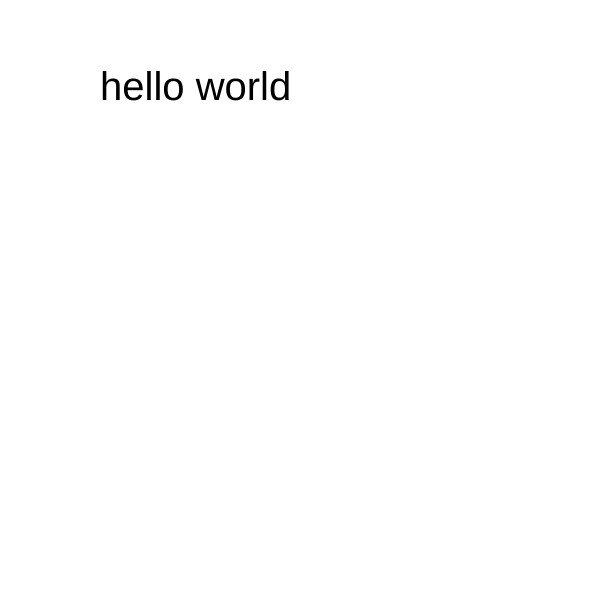
Frame 1 (no input)
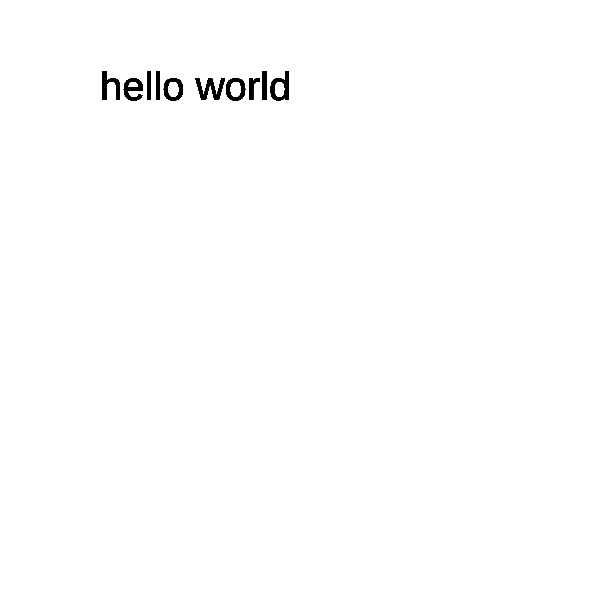
Frame 60 (no input)
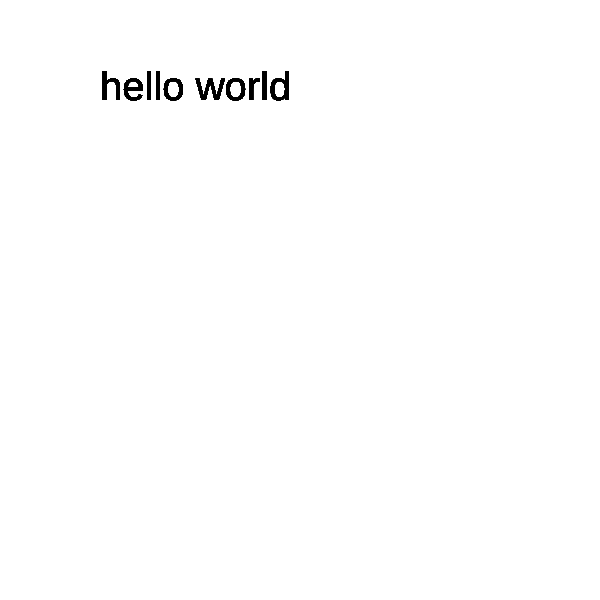
Frame 120 (the mouse pressed at the canvas centre since frame 60)

The p5.js sketch that drew these frames (run headless with seeded random() and noise() and a simulated clock; from frame 60 on, the mouse is pressed at the canvas centre):

// p5.js sketch
// ── sketch.js
function setup() {
  createCanvas(600, 600);
  textSize(40);
}

function draw() {
  text("hello world", 100, 100);
}
